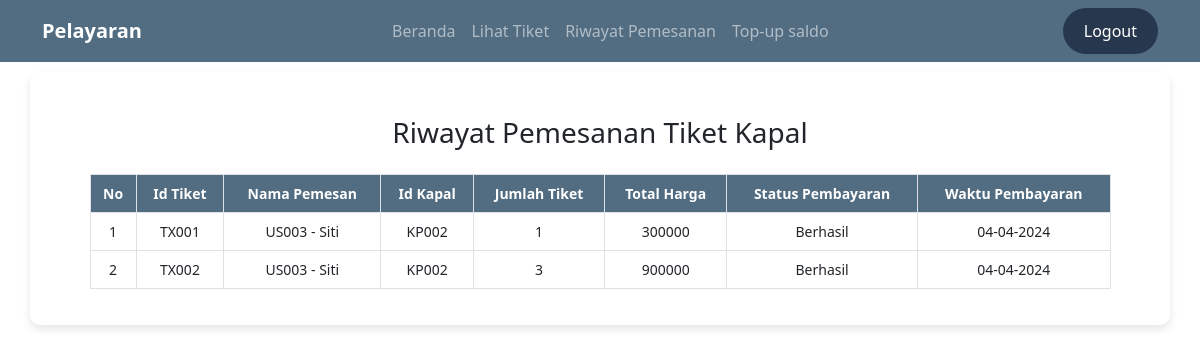
The page /riwayat.php (signed in) on the database its author committed.
### tables this page shows
CREATE TABLE `tiket` (
  `id_tiket` varchar(5) NOT NULL,
  `id_user` varchar(5) NOT NULL,
  `id_kapal` varchar(5) NOT NULL,
  `jumlah` int(5) NOT NULL,
  `total_harga` int(15) NOT NULL,
  `status` varchar(25) NOT NULL,
  `waktu_byr` date NOT NULL
);

CREATE TABLE `user` (
  `id_user` varchar(5) NOT NULL,
  `nama` varchar(25) NOT NULL,
  `username` varchar(10) NOT NULL,
  `password` varchar(10) NOT NULL,
  `level` varchar(10) NOT NULL DEFAULT 'user',
  `saldo` int(25) NOT NULL DEFAULT 0
);

### riwayat.php (the view, shortened to what this page needs)
<?php include 'koneksi.php';
?>
<!DOCTYPE html>
<html lang="en">
<head>
    <link href="https://cdn.jsdelivr.net/npm/bootstrap@5.0.2/dist/css/bootstrap.min.css" rel="stylesheet">
</head>
<body>
<?php include 'navbaruser.php' ?>
<br><br><br>
<div class="container">
    <div class="row">
        <div class="col-md-11" style="margin: 0 auto;">
            <h3 class="text-center my-4">Riwayat Pemesanan Tiket Kapal</h3>
            <div class="table-responsive">
                <table class="table table-bordered">
                    <thead>
                    <tr>
                        <th>No</th>
                        <th>Id Tiket</th>
                        <th>Nama Pemesan</th>
                        <th>Id Kapal</th>
                        <th>Jumlah Tiket</th>
                        <th>Total Harga</th>
                        <th>Status Pembayaran</th>
                        <th>Waktu Pembayaran</th>
                    </tr>
                    </thead>
                    <tbody>
                    <?php
                    $id_user = $_SESSION['id_user'];
                    $no = 1;
                    $sql = mysqli_query($koneksi, "SELECT * FROM tiket JOIN user ON user.id_user = tiket.id_user WHERE user.id_user = '$id_user'");
                    while ($data = mysqli_fetch_array($sql)) {
                        ?>
                        <tr>
                            <td><?php echo $no ?></td>
                            <td><?php echo $data['id_tiket'] ?></td>
                            <td><?php echo $data['id_user'] ?> - <?php echo $data['nama'] ?></td>
                            <td><?php echo $data['id_kapal'] ?></td>
                            <td><?php echo $data['jumlah'] ?></td>
                            <td><?php echo $data['total_harga'] ?></td>
                            <td><?php echo $data['status'] ?></td>
                            <td><?php echo date('d-m-Y', strtotime($data['waktu_byr'])); ?></td>
                        </tr>
                        <?php
                        $no++;
                    }
                    ?>
                    </tbody>
                </table>
            </div>
        </div>
    </div>
</div>
</body>
</html>

### riwayat.php (style rules this page uses)
.container { width: 80%; margin: auto; background-color: #fff; padding: 20px; border-radius: 10px; box-shadow: 0 4px 8px rgba(0, 0, 0, 0.1); }
.table-bordered th, .table-bordered td { border: 1px solid #dee2e6; padding: 12px; text-align: center; font-size: 14px; }
.table-bordered thead th { background-color: #526D82; color: #fff; }

### rows shown on the page
tiket: id_tiket "TX001", id_user.id_user "US003", id_user.nama "Siti", id_kapal "KP002", jumlah "1", total_harga "300000", status "Berhasil", waktu_byr "04-04-2024"
tiket: id_tiket "TX002", id_user.id_user "US003", id_user.nama "Siti", id_kapal "KP002", jumlah "3", total_harga "900000", status "Berhasil", waktu_byr "04-04-2024"
